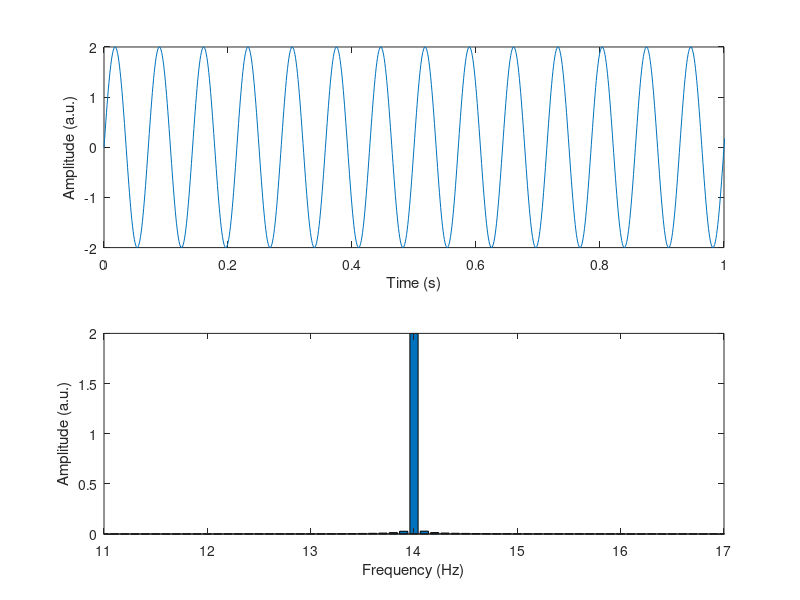
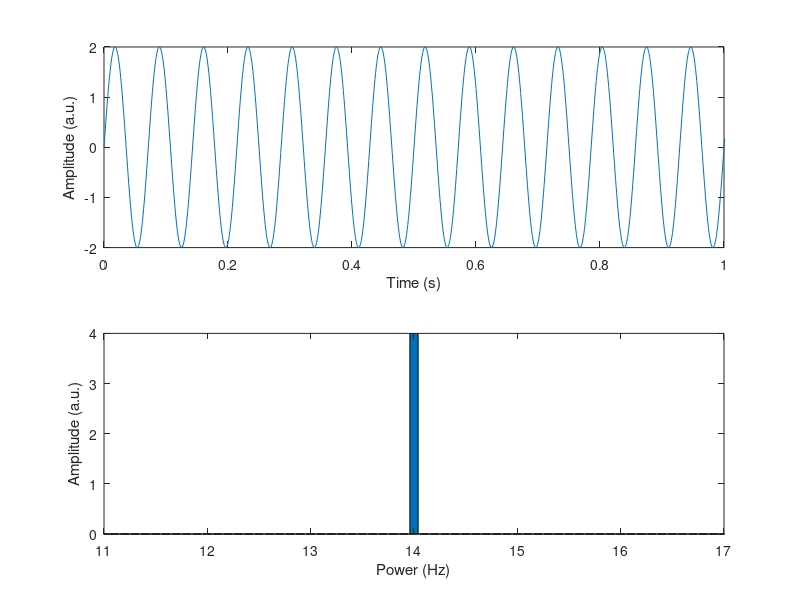
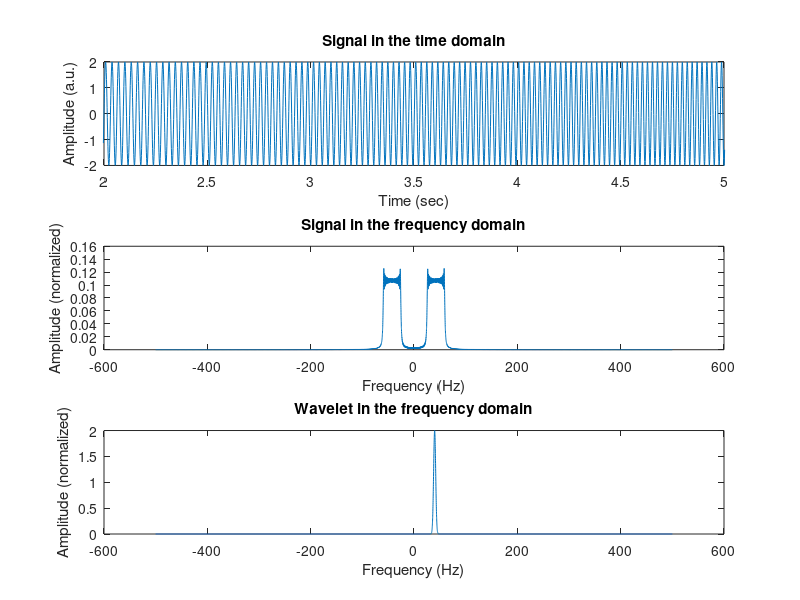
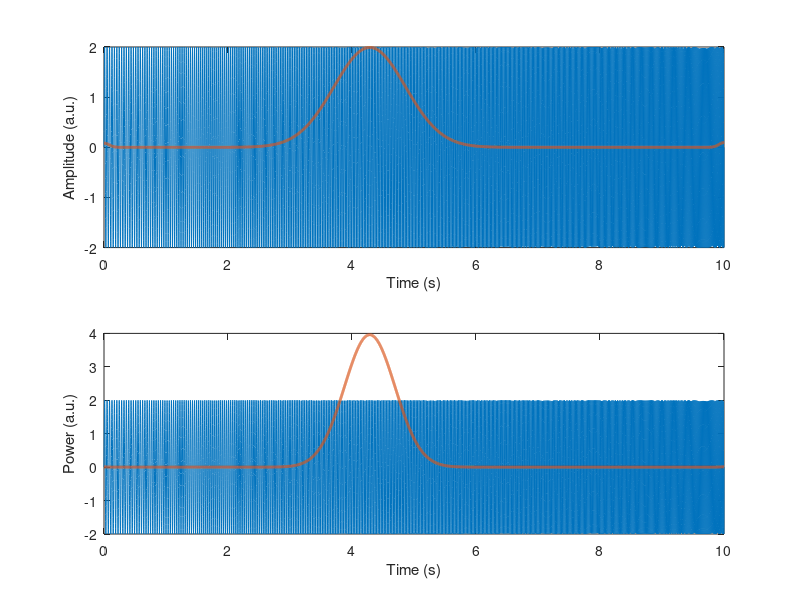

Write MATLAB code to recreate these figures, in order.
% mikexcohen.com

%% units in FFT amplitude

% define parameters
srate = 1000;
time  = 0:1/srate:10;
nPnts = length(time);
freq  = 14; % Hz
hz    = linspace(0,srate/2,floor(nPnts/2)+1);

% create signal
sinewave = 2*sin(2*pi*freq*time);

% step 1: FFT and divide by N
sinewaveX = fft(sinewave,nPnts)/nPnts; % divide by number of points

% step 2: multiply positive-frequency coefficients by 2
posfrex  = 2:floor(nPnts/2);
sineampl = abs(sinewaveX);
sineampl(posfrex) = sineampl(posfrex)*2;

figure(1), clf
subplot(211)
plot(time,sinewave)
set(gca,'xlim',[0 1])
xlabel('Time (s)'), ylabel('Amplitude (a.u.)')

subplot(212)
bar(hz,sineampl(1:length(hz)))
set(gca,'xlim',[freq-3 freq+3])
xlabel('Frequency (Hz)'), ylabel('Amplitude (a.u.)')

%% units in FFT power

% define parameters
srate = 1000;
time  = 0:1/srate:10;
nPnts = length(time);
freq  = 14; % Hz
hz    = linspace(0,srate/2,floor(nPnts/2)+1);

% create signal
sinewave = 2*sin(2*pi*freq*time);

% step 1: FFT and divide by N
sinewaveX = fft(sinewave, nPnts)/nPnts; % divide by 

% step 2: multiply positive-frequency coefficients by 2
posfrex  = 2:floor(nPnts/2);
sineampl = abs(sinewaveX);
sineampl(posfrex) = sineampl(posfrex)*2;

% step 3: square amplitudes
sineampl = sineampl.^2;


figure(2), clf
subplot(211)
plot(time,sinewave)
set(gca,'xlim',[0 1])
xlabel('Time (s)'), ylabel('Amplitude (a.u.)')

subplot(212)
bar(hz,sineampl(1:length(hz)))
set(gca,'xlim',[freq-3 freq+3])
xlabel('Power (Hz)'), ylabel('Amplitude (a.u.)')

%% setting up wavelet convolution in preparation for extracting correct units

% create signal
srate  = 1000;
time   = 0:1/srate:10;
nPnts  = length(time);
frex   = [25 60];
signal = 2*sin(2*pi.*linspace(frex(1),frex(2)*mean(frex)/frex(2),nPnts).*time);


% specify wavelet parameters
wfreq  = 40;               % in Hz
nCyc   = 20/(2*pi*wfreq);  % numerator is number of cycles; denominator is a scaling factor

% create wavelet
wavet   = -1:1/srate:1;
srate   = 1000;
halfwav = (length(wavet)-1)/2;
cmw     = exp(1i*2*pi*wfreq*wavet) .* exp( -.5*(wavet/nCyc).^2 );

% convolution parameters
nData = nPnts;
nKern = length(wavet);
nConv = nData+nKern-1;

% FFT of wavelet and signal
cmwX  = fft(cmw,nConv);
sigX  = fft(signal,nConv);

% step 1: max-value normalize the wavelet in the frequency domain
cmwX  = cmwX./max(cmwX);

% convolution
asX   = ifft( cmwX.*sigX );

% frequencies in Hz (valid only up to Nyquist)
hz    = -(srate/2-1/srate):srate/nConv:srate/2;

% plotting
figure(3), clf
subplot(311), plot(time,signal)
set(gca,'xlim',[2 5])
title('Signal in the time domain')
xlabel('Time (sec)'), ylabel('Amplitude (a.u.)')

subplot(312)
plot(hz,fftshift(2*abs(sigX/nPnts)))
title('Signal in the frequency domain')
xlabel('Frequency (Hz)'), ylabel('Amplitude (normalized)')

subplot(313)
plot(hz,fftshift(2*abs(cmwX)))
title('Wavelet in the frequency domain')
xlabel('Frequency (Hz)'), ylabel('Amplitude (normalized)')

%% now get units back

% trim convolution wings
asX = asX(halfwav+1:end-halfwav);

tf_amp = 2*abs(asX);
tf_pow = tf_amp.^2;


figure(4), clf
subplot(211)
plot(time,signal), hold on
plot(time,tf_amp,'linew',2)
xlabel('Time (s)'), ylabel('Amplitude (a.u.)')

subplot(212)
plot(time,signal), hold on
plot(time,tf_pow,'linew',2)
xlabel('Time (s)'), ylabel('Power (a.u.)')

%% end.
